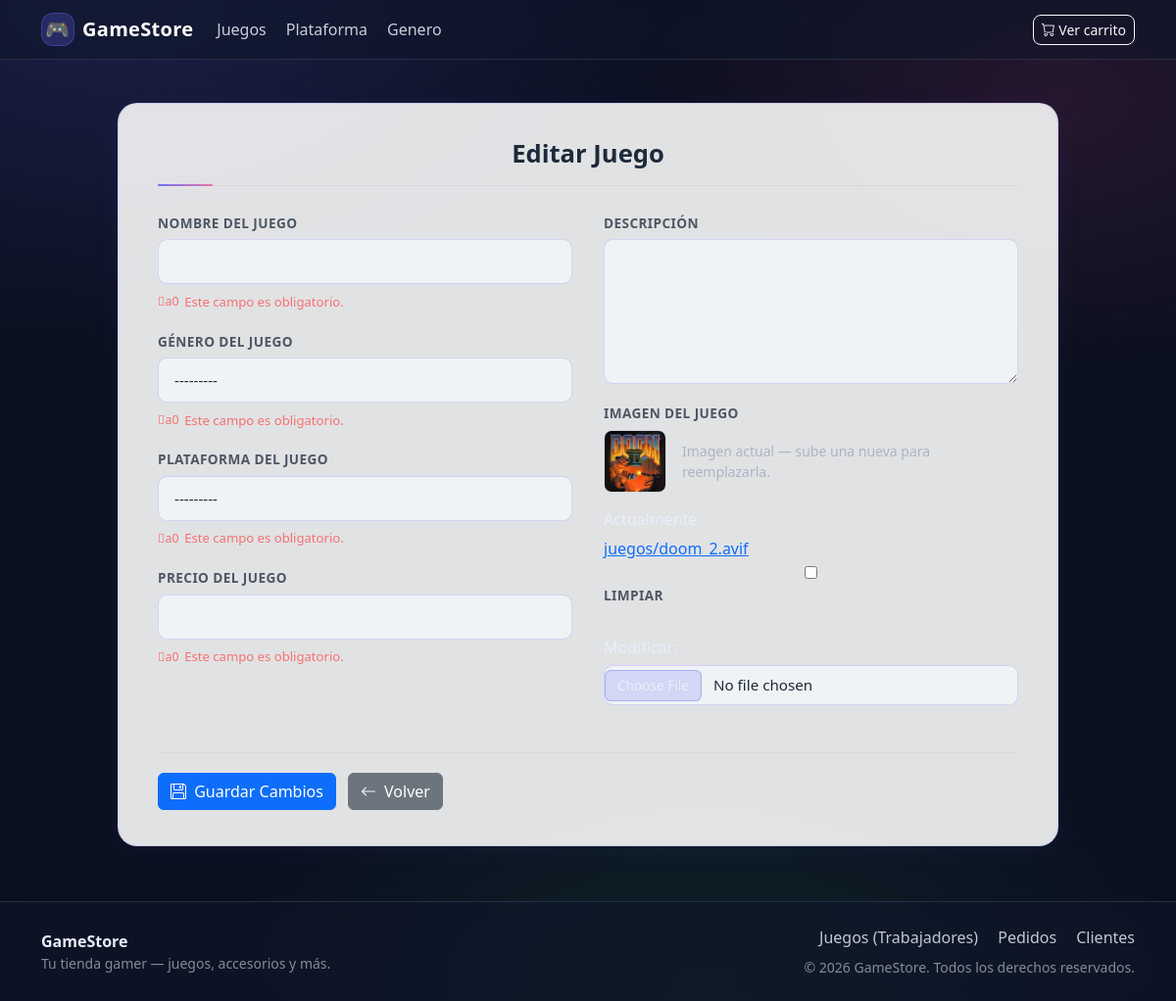
Page /juego/actualizar/1/ on the committed database.
### apps/tienda/models.py (models this page shows, shortened)
class Juego(models.Model):
    id_juego = models.AutoField(primary_key=True)
    nombre_juego = models.CharField(max_length=100)
    genero = models.ForeignKey('GeneroJuego', on_delete=models.CASCADE)
    plataforma = models.ForeignKey('Plataforma', on_delete=models.CASCADE)
    precio = models.DecimalField(max_digits=10, decimal_places=2)
    descripcion = models.TextField(blank=True, null=True)
    imagen = models.ImageField(upload_to='juegos/', blank=True, null=True)

### apps/tienda/views.py (the view)
# urls.py: path('juego/actualizar/<int:id_juego>/', views.actualizar_juego, name='actualizar_juego'),
def actualizar_juego(request, id_juego):
    juego = get_object_or_404(Juego, id_juego=id_juego)
    try:
        form = JuegoForm(request.POST, request.FILES, instance=juego)  # <-- IMPORTANTE request.FILES
        if form.is_valid():
            form.save()
            return redirect('listado_juegos')
    except Exception as e:
        print(e)
        form.add_error(None, 'Error al actualizar el juego. Por favor, inténtalo de nuevo.')
    context = {
        'form': form,
        'juego': juego
    }
    return render(request, 'juego/editar_juego.html', context)

### apps/tienda/forms.py
class JuegoForm(forms.ModelForm):
    class Meta:
        model = Juego
        fields = ['nombre_juego', 'descripcion', 'imagen', 'genero', 'plataforma', 'precio']
        labels = {
            'nombre_juego': 'Nombre del Juego',
            'descripcion': 'Descripción',
            'imagen': 'Imagen del Juego',
            'genero': 'Género del Juego',
            'plataforma': 'Plataforma del Juego',
            'precio': 'Precio del Juego',
        }
        widgets = {
            'nombre_juego': forms.TextInput(attrs={'class': 'form-control', 'required': True}),
            'descripcion': forms.Textarea(attrs={'class': 'form-control', 'rows': 4}),
            'imagen': forms.ClearableFileInput(attrs={'class': 'form-control'}),
            'genero': forms.Select(attrs={'class': 'form-control', 'required': True}),
            'plataforma': forms.Select(attrs={'class': 'form-control', 'required': True}),
            'precio': forms.NumberInput(attrs={'class': 'form-control', 'required': True, 'step': 0.01}),
        }

### apps/tienda/models.py (called while the page is built)
    def __str__(self):
        return self.nombre_genero

    def __str__(self):
        return self.nombre_plataforma

### templates/juego/editar_juego.html (shortened to what this page needs)
{% extends 'base.html' %}
{% block head %}
{% load static %}
<link rel="stylesheet" href="{% static 'css/forms.css' %}">
{% endblock %}
{% block content %}
<div class="container py-4">
    <div class="form-card form-card--wide">
        <h1 class="text-center">Editar Juego</h1>
        <form method="POST" action="{% url 'actualizar_juego' juego.id_juego %}" enctype="multipart/form-data">
            <div class="form-grid">
                <div>
                    <div class="form-group">
                        <label for="{{ form.nombre_juego.id_for_label }}">
                            {{ form.nombre_juego.label }}
                        </label>
                        {{ form.nombre_juego }}
                        {% if form.nombre_juego.errors %}
                            <span class="field-errors">{{ form.nombre_juego.errors|join:", " }}</span>
                        {% endif %}
                    </div>
                    <div class="form-group">
                        <label for="{{ form.genero.id_for_label }}">
                            {{ form.genero.label }}
                        </label>
                        {{ form.genero }}
                        {% if form.genero.errors %}
                            <span class="field-errors">{{ form.genero.errors|join:", " }}</span>
                        {% endif %}
                    </div>
                    <div class="form-group">
                        <label for="{{ form.plataforma.id_for_label }}">
                            {{ form.plataforma.label }}
                        </label>
                        {{ form.plataforma }}
                        {% if form.plataforma.errors %}
                            <span class="field-errors">{{ form.plataforma.errors|join:", " }}</span>
                        {% endif %}
                    </div>
                    <div class="form-group">
                        <label for="{{ form.precio.id_for_label }}">
                            {{ form.precio.label }}
                        </label>
                        {{ form.precio }}
                        {% if form.precio.errors %}
                            <span class="field-errors">{{ form.precio.errors|join:", " }}</span>
                        {% endif %}
                    </div>
                </div>
                <div class="form-col-right">
                    <div class="form-group" style="flex: 1; display: flex; flex-direction: column;">
                        <label for="{{ form.descripcion.id_for_label }}">
                            {{ form.descripcion.label }}
                        </label>
                        <textarea name="descripcion"
                                  id="{{ form.descripcion.id_for_label }}"
                                  class="textarea-grow"
                                  rows="4">{{ form.descripcion.value|default:'' }}</textarea>
                    </div>
                    <div class="form-group">
                        <label for="{{ form.imagen.id_for_label }}">
                            {{ form.imagen.label }}
                        </label>
                        {% if juego.imagen %}
                        <div class="mb-2 d-flex align-items-center gap-3">
                            <img src="{{ juego.imagen.url }}"
                                 alt="Imagen actual"
                                 style="height: 64px; width: 64px; object-fit: cover; border-radius: 0.5rem; border: 1px solid rgba(148,163,184,0.20);">
                            <small style="color: rgba(148,163,184,0.70);">Imagen actual — sube una nueva para reemplazarla.</small>
                        </div>
                        {% endif %}
                        {{ form.imagen }}
                    </div>
                </div>
            </div>
            <div class="form-actions">
                <button type="submit" class="btn btn-primary">
                    <i class="bi bi-floppy me-1"></i> Guardar Cambios
                </button>
                <a href="{% url 'listado_juegos' %}" class="btn btn-secondary">
                    <i class="bi bi-arrow-left me-1"></i> Volver
                </a>
            </div>
        </form>
    </div>
</div>
{% endblock %}

### static/css/base.css (style rules this page uses)
html, body { height: 100%; }
body { min-height: 100vh; display: flex; flex-direction: column; background: radial-gradient(1000px 600px at 10% 0%, rgba(99, 102, 241, 0.18), transparent 60%), radial-gradient(800px 500px at 90% 10%, rgba(236, 72, 153, 0.12), transparent 55%), radial-gradient(900px 600px at 60% 100%, rgba(34, 197, 94, 0.10), transparent 55%), #0b1020; color: #e8eefc; }

### static/css/forms.css (style rules this page uses)
.form-card { background: rgba(255, 255, 255, 0.03); border: 1px solid rgba(148, 163, 184, 0.14); border-radius: 1.25rem; box-shadow: inset 0 1px 0 rgba(255, 255, 255, 0.05), 0 8px 32px rgba(0, 0, 0, 0.30); padding: 2.25rem 2.5rem; max-width: 600px; margin: 0 auto; animation: formFadeIn 0.35s ease both; }
.form-card h1, .form-card h2 { font-size: 1.6rem; font-weight: 700; color: #e8eefc; margin-bottom: 1.75rem; padding-bottom: 1rem; border-bottom: 1px solid rgba(148, 163, 184, 0.15); position: relative; }
.form-card h1::after, .form-card h2::after { content: ''; position: absolute; bottom: -1px; left: 0; width: 56px; height: 2px; background: linear-gradient(90deg, rgba(99, 102, 241, 0.9), rgba(236, 72, 153, 0.7)); border-radius: 999px; }
.form-card form label { font-size: 0.85rem; font-weight: 600; letter-spacing: 0.03em; text-transform: uppercase; color: rgba(148, 163, 184, 0.90); }
.form-card form input[type="text"], .form-card form input[type="email"], .form-card form input[type="number"], .form-card form input[type="password"], .form-card form input[type="url"], .form-card form input[type="date"], .form-card form input[type="file"], .form-card form select, .form-card form textarea, .form-group textarea { width: 100%; padding: 0.65rem 1rem; border-radius: 0.6rem; background: rgba(15, 23, 42, 0.60); border: 1px solid rgba(148, 163, 184, 0.22); color: #e8eefc; font-size: 0.95rem; transition: border-color 0.2s ease, box-shadow 0.2s ease, background 0.2s ease; outline: none; appearance: none; -webkit-appearance: none; }
.form-card form input::placeholder, .form-card form textarea::placeholder { color: rgba(148, 163, 184, 0.45); }
.form-card form select { background-repeat: no-repeat; background-position: right 0.9rem center; padding-right: 2.5rem; cursor: pointer; }
.form-card form select option { background: #0f172a; color: #e8eefc; }
.form-card form textarea, .form-group textarea { min-height: 110px; resize: vertical; }
.form-card form input[type="file"] { padding: 0.5rem 0.75rem; cursor: pointer; color: rgba(148, 163, 184, 0.80); }
.form-actions { display: flex; gap: 0.75rem; flex-wrap: wrap; margin-top: 1.75rem; padding-top: 1.25rem; border-top: 1px solid rgba(148, 163, 184, 0.12); }
.form-card--wide { max-width: 960px; }
.form-grid { display: grid; grid-template-columns: 1fr 1fr; gap: 0 2rem; }
.form-grid .form-col-right { display: flex; flex-direction: column; }
.form-group { display: flex; flex-direction: column; gap: 0.4rem; margin-bottom: 1.25rem; }
.form-group label { font-size: 0.85rem; font-weight: 600; letter-spacing: 0.03em; text-transform: uppercase; color: rgba(148, 163, 184, 0.90); }
.form-group .field-errors { font-size: 0.82rem; color: #f87171; display: flex; align-items: center; gap: 0.35rem; margin-top: 0.15rem; }
.form-group .field-errors::before { content: "a0"; font-size: 0.78rem; }
.form-group textarea.textarea-grow { flex: 1; min-height: 148px; resize: vertical; }
@media (prefers-color-scheme: light) { .form-card { background: rgba(255, 255, 255, 0.88); border-color: rgba(99, 102, 241, 0.18); box-shadow: 0 4px 24px rgba(99, 102, 241, 0.08); } }
@media (prefers-color-scheme: light) { .form-card h1, .form-card h2 { color: #1e2a3a; } }
@media (prefers-color-scheme: light) { .form-card form label { color: rgba(30, 42, 58, 0.75); } }
@media (prefers-color-scheme: light) { .form-card form input[type="text"], .form-card form input[type="email"], .form-card form input[type="number"], .form-card form input[type="password"], .form-card form input[type="url"], .form-card form input[type="date"], .form-card form input[type="file"], .form-card form select, .form-card form textarea, .form-group textarea { background: rgba(241, 245, 249, 0.90); border-color: rgba(99, 102, 241, 0.22); color: #1e2a3a; } }
@media (prefers-color-scheme: light) { .form-card form input::placeholder, .form-card form textarea::placeholder { color: rgba(30, 42, 58, 0.35); } }
@media (prefers-color-scheme: light) { .form-card form select option { background: #f1f5f9; color: #1e2a3a; } }

### rows in the picture
Juego: genero "---------", plataforma "---------", imagen (picture)
